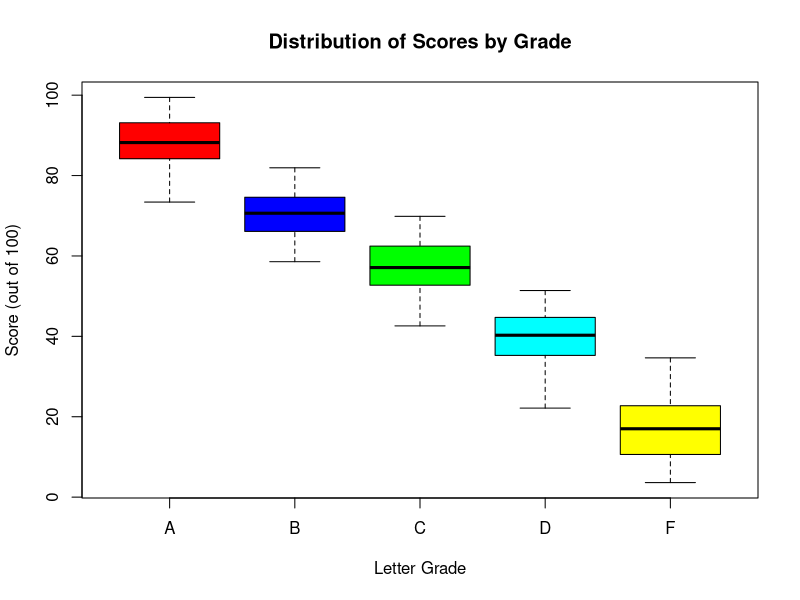
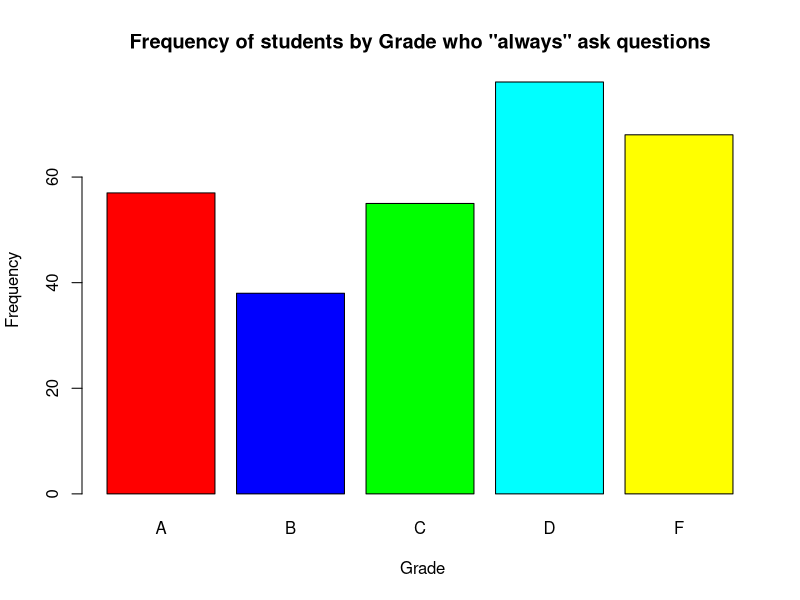
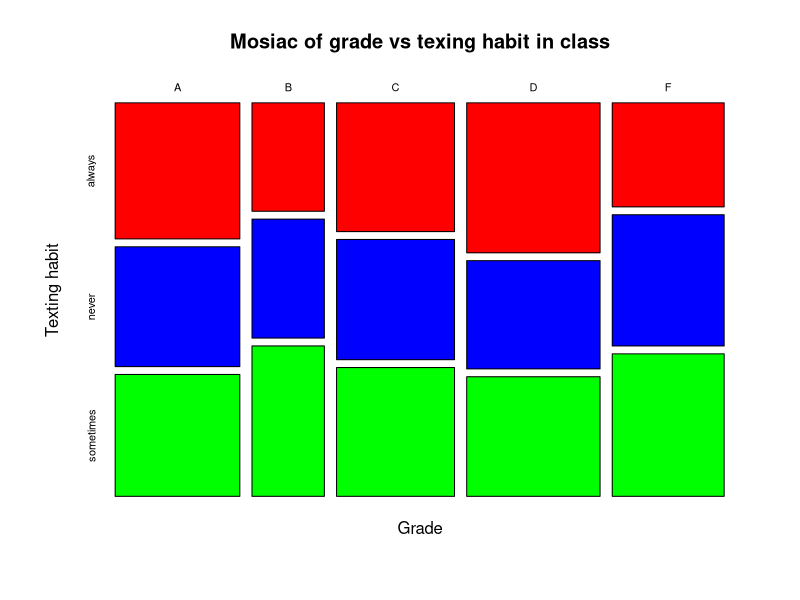
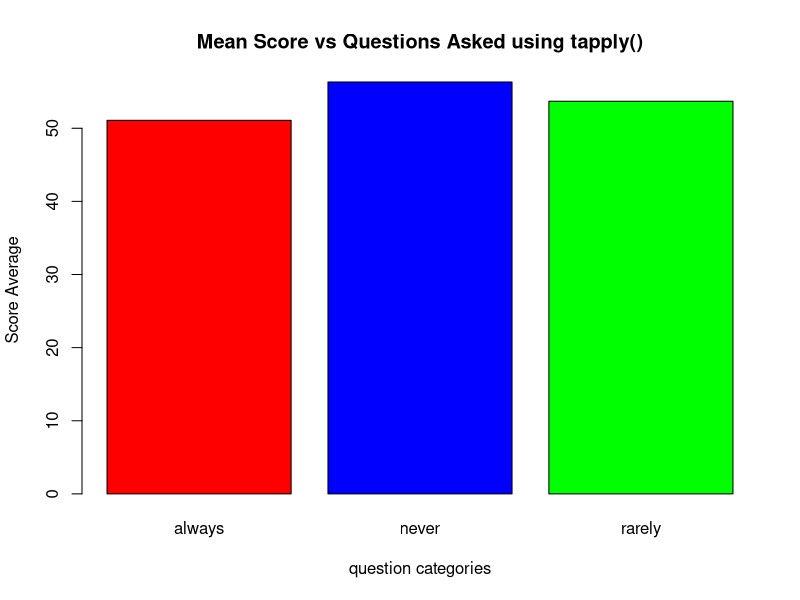
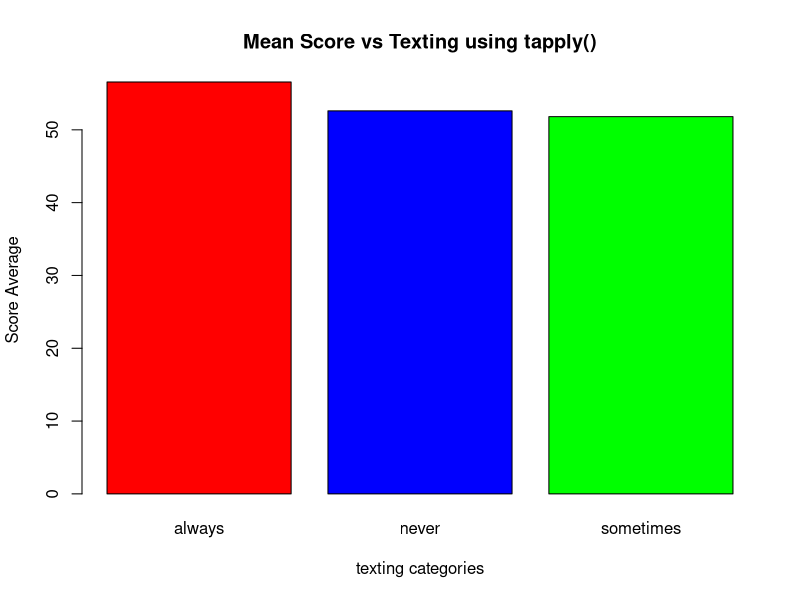
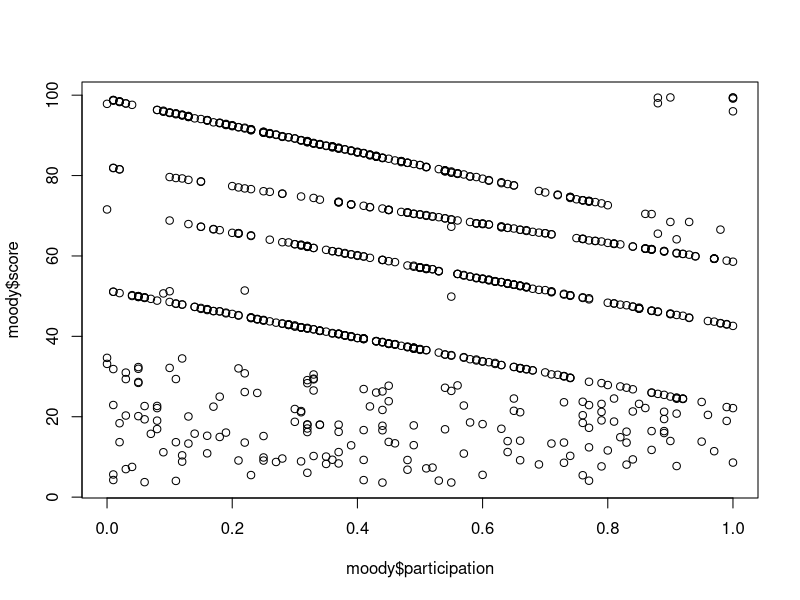

The R source for these figures, in order:
## ---- chunk 1
moody<-read.csv("../files/dataset/moody2020b.csv") #static Load
# moody<-read.csv("") #web load
knitr::kable(
  head(moody, 10), caption = 'Snippet of Moody Dataset',
  booktabs = TRUE
)

## ---- chunk 2
moody<-read.csv("../files/dataset/moody2020b.csv")
boxplot(moody$score ~ moody$grade, main = 'Distribution of Scores by Grade', ylab ='Score (out of 100)', xlab = 'Letter Grade',col=c('red','blue','green','cyan','yellow'))

## ---- chunk 3
barplot(table(moody[moody$questions=='always',]$grade),main = 'Frequency of students by Grade who "always" ask questions', ylab ='Frequency', xlab = ' Grade',col=c('red','blue','green','cyan','yellow'))

## ---- chunk 4
mosaicplot(moody$grade~moody$texting,xlab = 'Grade',ylab = 'Texting habit', main = "Mosiac of grade vs texing habit in class",col=c('red','blue','green','cyan','yellow'),border="black")
## ---- chunk 5
tapply(moody$score, moody$questions, mean)
## ---- chunk 6
barplot(tapply(moody$score, moody$questions, mean), xlab = 'question categories',ylab = 'Score Average', main = "Mean Score vs Questions Asked using tapply()",col=c('red','blue','green','cyan','yellow'),border="black")
## ---- chunk 7
barplot(tapply(moody$score, moody$texting, mean), xlab = 'texting categories',ylab = 'Score Average', main = "Mean Score vs Texting using tapply()",col=c('red','blue','green','cyan','yellow'),border="black")
## ---- chunk 8

LowestA<-min(moody[moody$grade=='A', ]$score)
HighestB<-max(moody[moody$grade=='B', ]$score)
LowestB<-min(moody[moody$grade=='B', ]$score)
HighestC<-max(moody[moody$grade=='C', ]$score)
LowestC<-min(moody[moody$grade=='C', ]$score)
HighestD<-max(moody[moody$grade=='D', ]$score)
LowestD<-min(moody[moody$grade=='D', ]$score)
HighestF<-max(moody[moody$grade=='F', ]$score)

q=0.5
table(moody[moody$score>LowestA & moody$score<HighestB& moody$participation > q,]$grade)
table(moody[moody$score>LowestB & moody$score<HighestC& moody$participation > q,]$grade)
table(moody[moody$score>LowestC & moody$score<HighestD& moody$participation > q,]$grade)
table(moody[moody$score>LowestD & moody$score<HighestF& moody$participation > q,]$grade)
## ---- chunk 9
plot(moody$participation, moody$score)
